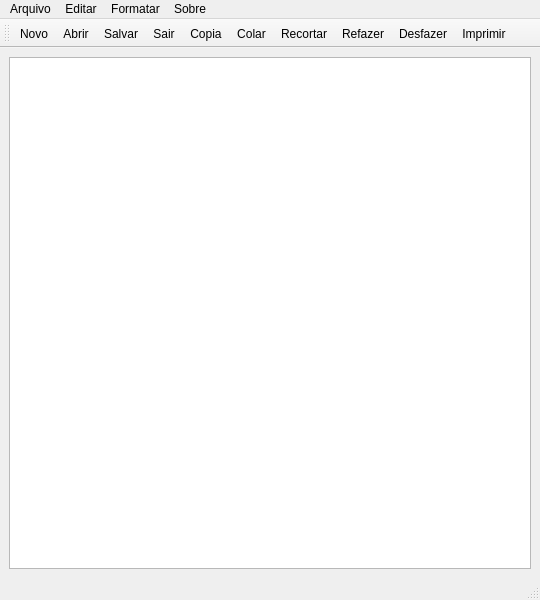
<?xml version="1.0" encoding="UTF-8"?>
<ui version="4.0">
 <class>EditorDeTextos</class>
 <widget class="QMainWindow" name="EditorDeTextos">
  <property name="geometry">
   <rect>
    <x>0</x>
    <y>0</y>
    <width>540</width>
    <height>600</height>
   </rect>
  </property>
  <property name="windowTitle">
   <string>EditorDeTextos</string>
  </property>
  <property name="windowIcon">
   <iconset resource="assets/assets.qrc">
    <normaloff>:/icons-text-edit/center.png</normaloff>:/icons-text-edit/center.png</iconset>
  </property>
  <widget class="QWidget" name="centralwidget">
   <layout class="QVBoxLayout" name="verticalLayout">
    <item>
     <widget class="QTextEdit" name="textEdit"/>
    </item>
   </layout>
  </widget>
  <widget class="QMenuBar" name="menubar">
   <property name="geometry">
    <rect>
     <x>0</x>
     <y>0</y>
     <width>540</width>
     <height>22</height>
    </rect>
   </property>
   <widget class="QMenu" name="menuArquivo">
    <property name="title">
     <string>Arquivo</string>
    </property>
    <addaction name="actionNovo"/>
    <addaction name="actionAbrir"/>
    <addaction name="actionSalvar"/>
    <addaction name="actionSalvar_como"/>
    <addaction name="actionImprimir"/>
    <addaction name="separator"/>
    <addaction name="actionSair"/>
   </widget>
   <widget class="QMenu" name="menuEditar">
    <property name="title">
     <string>Editar</string>
    </property>
    <addaction name="actionCopia"/>
    <addaction name="actionColar"/>
    <addaction name="actionRecortar"/>
    <addaction name="actionRefazer"/>
    <addaction name="actionDesfazer"/>
   </widget>
   <widget class="QMenu" name="menuFormatar">
    <property name="title">
     <string>Formatar</string>
    </property>
    <addaction name="actionCor"/>
    <addaction name="actionBackground"/>
    <addaction name="actionFonte"/>
   </widget>
   <widget class="QMenu" name="menuSobre">
    <property name="title">
     <string>Sobre</string>
    </property>
    <addaction name="actionSobre"/>
   </widget>
   <addaction name="menuArquivo"/>
   <addaction name="menuEditar"/>
   <addaction name="menuFormatar"/>
   <addaction name="menuSobre"/>
  </widget>
  <widget class="QStatusBar" name="statusbar"/>
  <widget class="QToolBar" name="toolBar">
   <property name="windowTitle">
    <string>toolBar</string>
   </property>
   <attribute name="toolBarArea">
    <enum>TopToolBarArea</enum>
   </attribute>
   <attribute name="toolBarBreak">
    <bool>false</bool>
   </attribute>
   <addaction name="actionNovo"/>
   <addaction name="actionAbrir"/>
   <addaction name="actionSalvar"/>
   <addaction name="actionSair"/>
   <addaction name="actionCopia"/>
   <addaction name="actionColar"/>
   <addaction name="actionRecortar"/>
   <addaction name="actionRefazer"/>
   <addaction name="actionDesfazer"/>
   <addaction name="actionImprimir"/>
  </widget>
  <action name="actionNovo">
   <property name="icon">
    <iconset resource="assets/assets.qrc">
     <normaloff>:/icons-text-edit/file.png</normaloff>:/icons-text-edit/file.png</iconset>
   </property>
   <property name="text">
    <string>Novo</string>
   </property>
   <property name="shortcut">
    <string>Ctrl+N</string>
   </property>
  </action>
  <action name="actionAbrir">
   <property name="icon">
    <iconset resource="assets/assets.qrc">
     <normaloff>:/icons-text-edit/open.png</normaloff>:/icons-text-edit/open.png</iconset>
   </property>
   <property name="text">
    <string>Abrir</string>
   </property>
   <property name="shortcut">
    <string>Ctrl+O</string>
   </property>
  </action>
  <action name="actionSalvar">
   <property name="icon">
    <iconset resource="assets/assets.qrc">
     <normaloff>:/icons-text-edit/save.png</normaloff>:/icons-text-edit/save.png</iconset>
   </property>
   <property name="text">
    <string>Salvar</string>
   </property>
   <property name="shortcut">
    <string>Ctrl+S</string>
   </property>
  </action>
  <action name="actionSalvar_como">
   <property name="text">
    <string>Salvar como</string>
   </property>
  </action>
  <action name="actionSair">
   <property name="icon">
    <iconset resource="assets/assets.qrc">
     <normaloff>:/icons-text-edit/close.png</normaloff>:/icons-text-edit/close.png</iconset>
   </property>
   <property name="text">
    <string>Sair</string>
   </property>
  </action>
  <action name="actionCopia">
   <property name="icon">
    <iconset resource="assets/assets.qrc">
     <normaloff>:/icons-text-edit/copy.png</normaloff>:/icons-text-edit/copy.png</iconset>
   </property>
   <property name="text">
    <string>Copia</string>
   </property>
   <property name="shortcut">
    <string>Ctrl+C</string>
   </property>
  </action>
  <action name="actionColar">
   <property name="icon">
    <iconset resource="assets/assets.qrc">
     <normaloff>:/icons-text-edit/paste.png</normaloff>:/icons-text-edit/paste.png</iconset>
   </property>
   <property name="text">
    <string>Colar</string>
   </property>
   <property name="shortcut">
    <string>Ctrl+V</string>
   </property>
  </action>
  <action name="actionRecortar">
   <property name="icon">
    <iconset resource="assets/assets.qrc">
     <normaloff>:/icons-text-edit/cut.png</normaloff>:/icons-text-edit/cut.png</iconset>
   </property>
   <property name="text">
    <string>Recortar</string>
   </property>
   <property name="shortcut">
    <string>Ctrl+X</string>
   </property>
  </action>
  <action name="actionRefazer">
   <property name="icon">
    <iconset resource="assets/assets.qrc">
     <normaloff>:/icons-text-edit/redo.png</normaloff>:/icons-text-edit/redo.png</iconset>
   </property>
   <property name="text">
    <string>Refazer</string>
   </property>
  </action>
  <action name="actionDesfazer">
   <property name="icon">
    <iconset resource="assets/assets.qrc">
     <normaloff>:/icons-text-edit/undo.png</normaloff>:/icons-text-edit/undo.png</iconset>
   </property>
   <property name="text">
    <string>Desfazer</string>
   </property>
  </action>
  <action name="actionCor">
   <property name="icon">
    <iconset resource="assets/assets.qrc">
     <normaloff>:/icons-text-edit/cor.png</normaloff>:/icons-text-edit/cor.png</iconset>
   </property>
   <property name="text">
    <string>Cor</string>
   </property>
  </action>
  <action name="actionBackground">
   <property name="icon">
    <iconset resource="assets/assets.qrc">
     <normaloff>:/icons-text-edit/background.png</normaloff>:/icons-text-edit/background.png</iconset>
   </property>
   <property name="text">
    <string>Background</string>
   </property>
  </action>
  <action name="actionFonte">
   <property name="icon">
    <iconset resource="assets/assets.qrc">
     <normaloff>:/icons-text-edit/font.png</normaloff>:/icons-text-edit/font.png</iconset>
   </property>
   <property name="text">
    <string>Fonte</string>
   </property>
  </action>
  <action name="actionSobre">
   <property name="icon">
    <iconset resource="assets/assets.qrc">
     <normaloff>:/icons-text-edit/about.png</normaloff>:/icons-text-edit/about.png</iconset>
   </property>
   <property name="text">
    <string>Sobre</string>
   </property>
  </action>
  <action name="actionImprimir">
   <property name="icon">
    <iconset resource="assets/assets.qrc">
     <normaloff>:/icons-text-edit/print.png</normaloff>:/icons-text-edit/print.png</iconset>
   </property>
   <property name="text">
    <string>Imprimir</string>
   </property>
  </action>
 </widget>
 <resources>
  <include location="assets/assets.qrc"/>
 </resources>
 <connections/>
</ui>
